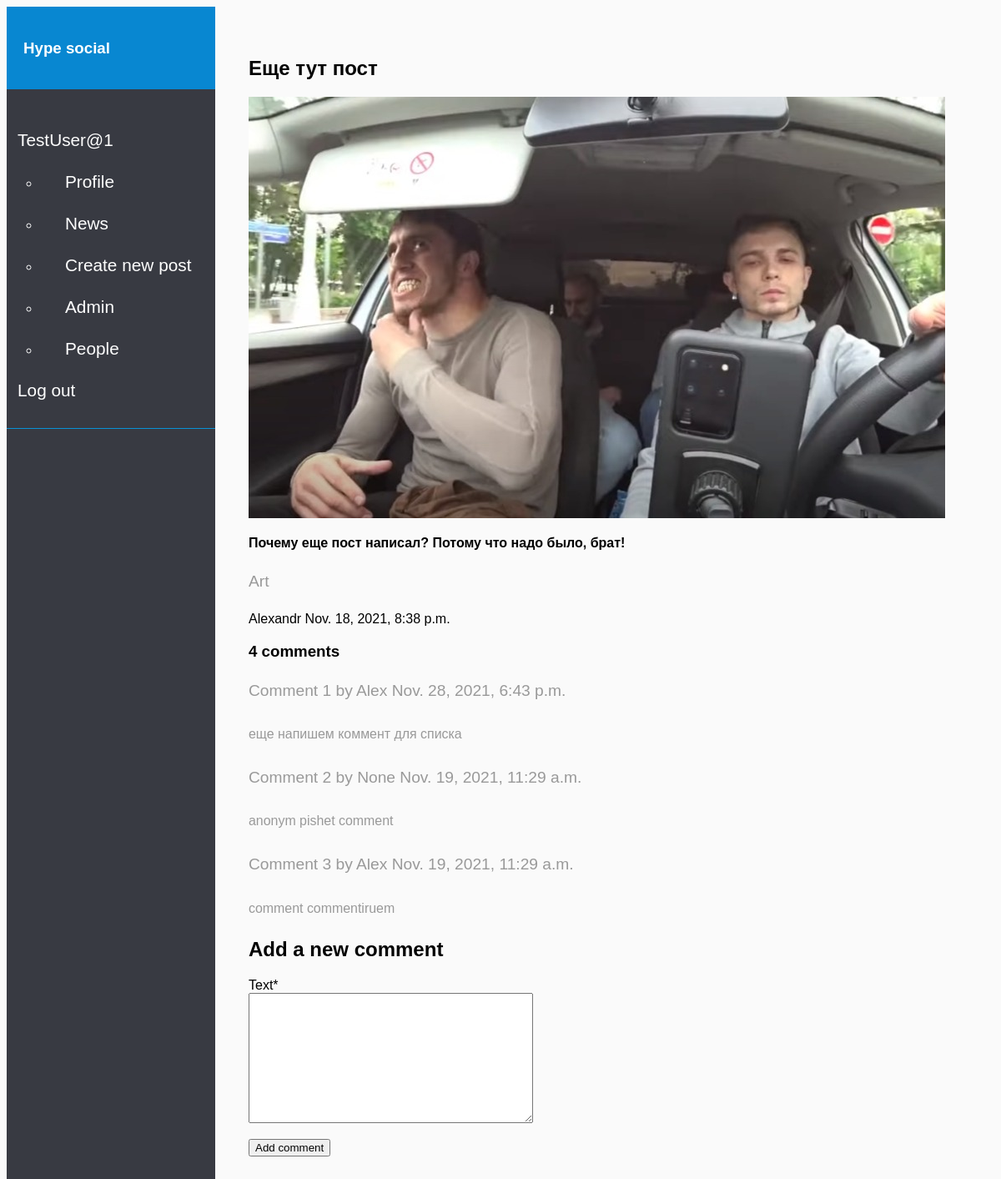
Page /api/profile/5/ (signed in) on the committed database.
### user/models.py (models this page shows, shortened)
class Post(models.Model):
    title = models.CharField(max_length=140)
    text = models.TextField(verbose_name='text')
    category = models.PositiveSmallIntegerField('category', choices=Category_choices)
    author = models.ForeignKey(Profile, on_delete=models.CASCADE, default=None)
    public_time = models.DateTimeField(default=timezone.now)
    img = models.ImageField(upload_to='posts/', blank=True, null=True, default="add img")
    likes = models.ManyToManyField(User, default=None, blank=True)

class Profile(models.Model):
    login = models.OneToOneField(User, on_delete=models.CASCADE, default='')
    name = models.CharField(max_length=90,  default='')
    last_name = models.CharField(max_length=90,  default='')
    date_birth = models.DateField(max_length=9)
    email = models.EmailField(max_length=100, unique=True, null=True, blank=True)
    bio = models.TextField(max_length=140)
    ava = models.ImageField(upload_to='avatar/', blank=True, null=True, default="add photo")
    followers = models.ManyToManyField(User, blank=True, related_name='following')
    def __str__(self):
        return self.name

class Comment(models.Model):
    post = models.ForeignKey(Post, related_name='comments', on_delete=models.CASCADE)
    name = models.ForeignKey(User, on_delete=models.CASCADE, blank=True, null=True)
    text = models.TextField(max_length='200')
    created = models.DateTimeField(auto_now_add=True)
    updated = models.DateTimeField(auto_now=True)
    active = models.BooleanField(default=True)
    class Meta:
        ordering = ('created',)

### user/views.py (the view)
# urls.py: path('profile/<int:pk>/', post_detail, name='post_detail'),# post detail page
def post_detail(request, pk):
    post = get_object_or_404(Post, pk=pk)
    author = Profile.objects.get(login=request.user)
    total_comment = post.comments.all()
    comments = post.comments.filter(active=True).order_by('-created')[:3]
    if request.method == 'POST':
        form = CreateCommentForm(request.POST)
        if form.is_valid():
            new_comment = form.save(commit=False)
            new_comment.name = request.user
            new_comment.post = post
            new_comment.save()
    else:
        form = CreateCommentForm()
    return render(request, 'user/post_detail.html', {'post': post, 'comments': comments,
                                                     'form_comments': form, "total_comment": total_comment,
                                                     "author": author,
                                                     })

### user/forms.py
class CreateCommentForm(forms.ModelForm):
    class Meta:
        model =Comment
        fields = ('name', 'text')

### user/templates/user/post_detail.html (shortened to what this page needs)
{% extends "user/news.html" %}
{% load thumbnail %}
{% load crispy_forms_tags %}
{% block content %}
<body>
{% if post %}
<h2>{{post.title}}</h2>
{% thumbnail post.img "500x500" crop="center" as img %}
<img src="{{MEDIA_URL}}{{ img.url }}" width="{{ im.width }}" height="{{ im.height }}" >
{% endthumbnail %}
<h4>{{post.text}}</h4>
<p>{{post.get_category_display}}</p>
   {{post.author}}
   {{post.public_time}}
{% endif %}
{% with total_comment.count as total_comments %}
    <h3>
        {{ total_comments }} comment{{ total_comments|pluralize }}
    </h3>
{% endwith %}
{% for comment in comments %}
    <div class="comment">
        <p class="info">
            Comment {{ forloop.counter }} by {{ comment.name }}
            {{ comment.created }}
        </p>
        <h5>{{ comment.text|linebreaks }}</h5>
    </div>
{% empty %}
    <p>There are no comments yet.</p>
{% endfor %}
{% if new_comment %}
    <h2>Your comment has been added.</h2>
{% else %}
    <h2>Add a new comment</h2>
    <form method="post">
        {{ form_comments.text|as_crispy_field  }}
        <p><input type="submit" value="Add comment"></p>
    </form>
{% endif %}
{% endblock %}

### user/templates/user/news.html (shortened to what this page needs)
{% load rest_framework %}
{% load static %}
{% load thumbnail %}
<html lang="en" xmlns="http://www.w3.org/1999/html" xmlns="http://www.w3.org/1999/html">
 <html lang="en"><head>
 <link rel="stylesheet" href="{% static 'css/main.css'%}" >
 </head>
<body>
<div class="wrapper">
        <nav id="sidebar">
            <div class="sidebar-header">
                <h3>Hype social</h3>
            </div>
            <ul class="list-unstyled components">
                <li class="active">
                    {% if user.is_authenticated %}
                    <a href="{% url 'personal_page' %}"  aria-expanded="false" >{{ user.get_username }}</a>
                    <ul class="collapse list-unstyled" >
                        <li>
                            <a href="{% url 'personal_page' %}">Profile</a>
                        </li>
                        <li>
                            <a href="{% url 'news' %}">News</a>
                        </li>
                        <li>
                            <a href="{% url 'create_post' %}">Create new post</a>
                        </li>
                        <li>
                            <a href="/admin/">Admin</a>
                        </li>
                        <li>
                            <a href="{% url 'people' %}">People</a>
                        </li>
                    </ul>
                </li>
                <li><a href="/accounts/logout/">Log out</a></li>
            </ul>
            {% else %}
                    <ul class="collapse list-unstyled" >
                <li>
                    <a href="/accounts/login">LogIn</a>
                </li>
              {% endif %}
        </nav>
        <div id="content">
         {% block content %}{% endblock %}
</div>
</div>
</body></html>

### user/static/css/main.css (style rules this page uses)
body { font-family: "Gill Sans", sans-serif; background: #fafafa; }
p { font-family: "Gill Sans", sans-serif; font-size: 1.2em; font-weight: 300; line-height: 1.7em; color: #999; }
a, a:hover, a:focus { color: inherit; text-decoration: none; transition: all 0.3s; }
.wrapper { display: flex; width: 100%; align-items: stretch; }
#sidebar { min-width: 250px; max-width: 250px; background: #383a42; color: #fff; transition: all 0.5s; }
#sidebar .sidebar-header { padding: 20px; background: #0887d1; }
#sidebar ul.components { padding: 20px 0; border-bottom: 1px solid #0991d6; }
#sidebar ul li a { padding: 13px; font-size: 1.3em; display: block; }
#sidebar ul li.active>a, a[aria-expanded="true"] { color: #fff; background: #383a42; }
ul ul a { font-size: 1.3em !important; padding-left: 30px !important; background: #383a42; }
#content { width: 100%; padding: 40px; min-height: 100vh; transition: all 0.5s; }

### rows in the picture
Post: title "Еще тут пост", text "Почему еще пост написал? Потому что надо было, брат!", category "Art", author "Alexandr", public_time "Nov. 18, 2021, 8:38 p.m."
Comment: name "Alex", created "Nov. 28, 2021, 6:43 p.m.", text "еще напишем коммент для списка"
Comment: name "None", created "Nov. 19, 2021, 11:29 a.m.", text "anonym pishet comment"
Comment: name "Alex", created "Nov. 19, 2021, 11:29 a.m.", text "comment commentiruem"

### other values in the picture
{{ user.get_username }} "TestUser@1"
{{ total_comments }} "4"
